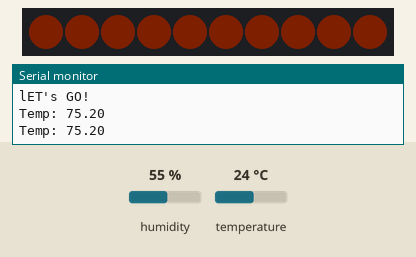
Simulated run of this sketch. Board: Arduino Uno, built with avr-gcc and run on an emulated ATmega328P. Parts: 10 RGB LEDs in strip order, left to right, the last lines printed to the serial monitor. The inputs (shaded band) are chosen by the test bench; at power-on: temperature 24 °C, humidity 55 %. Dim RGB values are drawn brighter than linear.

Above: at 4.8 s.
4.9 s: temperature set to 12 °C
At 6.8 s:
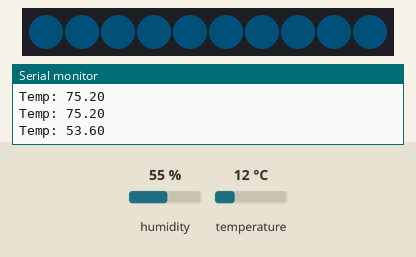
7.9 s: temperature set to 19 °C
At 9.2 s:
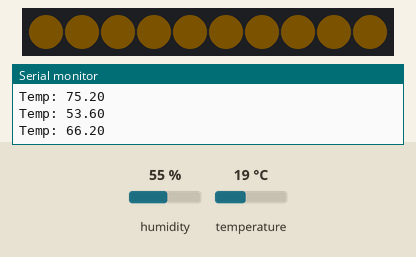
10.9 s: temperature set to 28 °C
At 12.9 s:
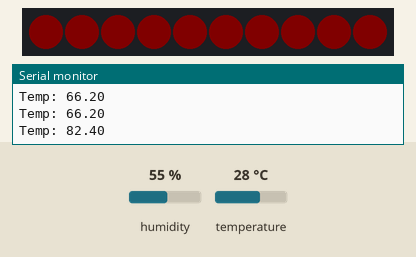
Timing chart, 0 to 14.4 s (numbered marks = the images above; inputs shaded):
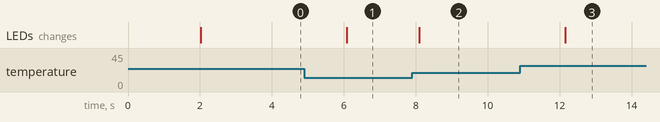

The sketch:

color_temp.ino
```cpp
#include <Adafruit_NeoPixel.h>
#include "DHT.h"

#define LED_COUNT 10
#define LED_PIN 6
#define DHT_PIN 2

//#define temp 68

Adafruit_NeoPixel strip(LED_COUNT, LED_PIN, NEO_GRB + NEO_KHZ800);
DHT dht(DHT_PIN, DHT11);


int red;
int green;
int blue;

void setup()
{
  Serial.begin(9600);
  Serial.println("lET's GO!");

  strip.begin();
  strip.show();
  strip.setBrightness(5);
  dht.begin();
}

void loop()
{
  delay(2000);

  float temp = dht.readTemperature(true);

  //check if we failed because that would be sad
  if (isnan(temp)) {
    Serial.println(F("Failed to read from DHT sensor!"));
    return;
  }

  //DEFAULT - COLD
  red = 0;
  green = 0;
  blue = 255;

  if (temp > 85) //HOT
  {
    red = 255;
    blue = 0;
  }

  else if (temp > 65) //COMFY HOT
  {
    red = map(temp, 45, 85, 0, 255);
    green = map(temp, 45, 85, 255, 0);
    blue = 0;
  }

  else if (temp > 45) //COMFY COLD
  {
    blue = map(temp, 45, 65, 255, 0);
    green = map(temp, 45, 65, 0, 255);
  }

  for (int i = 0; i < LED_COUNT; i++)
  {
    strip.setPixelColor(i, strip.Color(red, green, blue));
  }

  Serial.print("Temp: ");
  Serial.println(temp);

  strip.show();
}
```

Measured:
- after the input at 4.9 s, the LEDs: change after 1.2 s (image 1)
- after the input at 7.9 s, the LEDs: change after 0.20 s (image 2)
- after the input at 10.9 s, the LEDs: change after 1.2 s (image 3)
